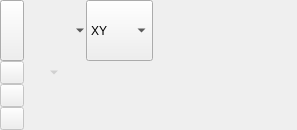
<?xml version="1.0" encoding="UTF-8"?>
<ui version="4.0">
 <class>qMRMLSliceAstroControllerWidget</class>
 <widget class="ctkPopupWidget" name="qMRMLSliceAstroControllerWidget">
  <property name="geometry">
   <rect>
    <x>0</x>
    <y>0</y>
    <width>297</width>
    <height>130</height>
   </rect>
  </property>
  <property name="windowTitle">
   <string>Slice Controller</string>
  </property>
  <layout class="QGridLayout" name="gridLayout">
   <property name="leftMargin">
    <number>0</number>
   </property>
   <property name="topMargin">
    <number>0</number>
   </property>
   <property name="rightMargin">
    <number>0</number>
   </property>
   <property name="bottomMargin">
    <number>0</number>
   </property>
   <property name="spacing">
    <number>0</number>
   </property>
   <item row="0" column="0" colspan="5">
    <layout class="QHBoxLayout" name="horizontalLayout">
     <property name="spacing">
      <number>2</number>
     </property>
     <item>
      <widget class="ctkExpandButton" name="MoreButton">
       <property name="sizePolicy">
        <sizepolicy hsizetype="Fixed" vsizetype="Minimum">
         <horstretch>0</horstretch>
         <verstretch>0</verstretch>
        </sizepolicy>
       </property>
       <property name="checked">
        <bool>false</bool>
       </property>
       <property name="mirrorOnExpand" stdset="0">
        <bool>true</bool>
       </property>
      </widget>
     </item>
     <item>
      <widget class="QFrame" name="SliceFrame">
       <layout class="QHBoxLayout" name="horizontalLayout_2">
        <property name="spacing">
         <number>0</number>
        </property>
        <property name="leftMargin">
         <number>0</number>
        </property>
        <property name="topMargin">
         <number>0</number>
        </property>
        <property name="rightMargin">
         <number>0</number>
        </property>
        <property name="bottomMargin">
         <number>0</number>
        </property>
        <item>
         <widget class="QToolButton" name="SliceLinkButton">
          <property name="toolTip">
           <string>Link/Unlink the slice controls (except scales) across all Slice Viewers.</string>
          </property>
          <property name="text">
           <string/>
          </property>
          <property name="icon">
           <iconset>
            <normaloff>:/Icons/LinkOff.png</normaloff>
            <normalon>:/Icons/LinkOn.png</normalon>:/Icons/LinkOff.png</iconset>
          </property>
          <property name="checkable">
           <bool>true</bool>
          </property>
          <property name="checked">
           <bool>false</bool>
          </property>
          <property name="autoRaise">
           <bool>true</bool>
          </property>
         </widget>
        </item>
        <item>
         <widget class="QToolButton" name="SliceVisibilityButton">
          <property name="toolTip">
           <string>Toggle slice visibility in the 3D view.</string>
          </property>
          <property name="checkable">
           <bool>true</bool>
          </property>
          <property name="checked">
           <bool>false</bool>
          </property>
          <property name="popupMode">
           <enum>QToolButton::MenuButtonPopup</enum>
          </property>
          <property name="autoRaise">
           <bool>true</bool>
          </property>
         </widget>
        </item>
        <item>
         <widget class="ctkComboBox" name="SliceOrientationSelector">
          <property name="sizePolicy">
           <sizepolicy hsizetype="Maximum" vsizetype="Ignored">
            <horstretch>0</horstretch>
            <verstretch>0</verstretch>
           </sizepolicy>
          </property>
          <property name="minimumSize">
           <size>
            <width>65</width>
            <height>0</height>
           </size>
          </property>
          <property name="toolTip">
           <string>Slice orientation (Axial, Sagittal, Coronal, Reformat).</string>
          </property>
          <property name="sizeAdjustPolicy">
           <enum>QComboBox::AdjustToContents</enum>
          </property>
          <item>
           <property name="text">
            <string>XY</string>
           </property>
          </item>
          <item>
           <property name="text">
            <string>XZ</string>
           </property>
          </item>
          <item>
           <property name="text">
            <string>YZ</string>
           </property>
          </item>
          <item>
           <property name="text">
            <string>Reformat</string>
           </property>
          </item>
         </widget>
        </item>
        <item>
         <widget class="QToolButton" name="LightBoxToolButton">
          <property name="toolTip">
           <string>Lightbox view.</string>
          </property>
          <property name="icon">
           <iconset>
            <normaloff>:/Icons/LayoutLightboxView.png</normaloff>:/Icons/LayoutLightboxView.png</iconset>
          </property>
          <property name="popupMode">
           <enum>QToolButton::InstantPopup</enum>
          </property>
          <property name="autoRaise">
           <bool>true</bool>
          </property>
         </widget>
        </item>
        <item>
         <widget class="QToolButton" name="ShowReformatWidgetToolButton">
          <property name="toolTip">
           <string>Show reformat widget in 3D view</string>
          </property>
          <property name="icon">
           <iconset>
            <normaloff>:/Icons/SliceWidgetOn.png</normaloff>
            <normalon>:/Icons/SliceWidgetOff.png</normalon>:/Icons/SliceWidgetOn.png</iconset>
          </property>
          <property name="checkable">
           <bool>true</bool>
          </property>
          <property name="autoRaise">
           <bool>true</bool>
          </property>
         </widget>
        </item>
        <item>
         <widget class="QToolButton" name="SliceCompositeButton">
          <property name="icon">
           <iconset>
            <normaloff>:/Icons/SlicesComposite.png</normaloff>:/Icons/SlicesComposite.png</iconset>
          </property>
          <property name="popupMode">
           <enum>QToolButton::InstantPopup</enum>
          </property>
          <property name="autoRaise">
           <bool>true</bool>
          </property>
         </widget>
        </item>
        <item>
         <widget class="QToolButton" name="SliceSpacingButton">
          <property name="toolTip">
           <string>Slice spacing may be set automatically or manually by the user or context</string>
          </property>
          <property name="text">
           <string/>
          </property>
          <property name="icon">
           <iconset>
            <normaloff>:/Icons/SlicerAutomaticSliceSpacing.png</normaloff>:/Icons/SlicerAutomaticSliceSpacing.png</iconset>
          </property>
          <property name="popupMode">
           <enum>QToolButton::InstantPopup</enum>
          </property>
          <property name="autoRaise">
           <bool>true</bool>
          </property>
         </widget>
        </item>
        <item>
         <widget class="QToolButton" name="SliceRotateToVolumePlaneButton">
          <property name="icon">
           <iconset>
            <normaloff>:/Icons/SlicerRotateToPixelSpace.png</normaloff>:/Icons/SlicerRotateToPixelSpace.png</iconset>
          </property>
          <property name="autoRaise">
           <bool>true</bool>
          </property>
         </widget>
        </item>
        <item>
         <widget class="QToolButton" name="SliceMoreOptionButton">
          <property name="toolTip">
           <string>Advanced options</string>
          </property>
          <property name="icon">
           <iconset>
            <normaloff>:/Icons/SliceMoreOptions.png</normaloff>:/Icons/SliceMoreOptions.png</iconset>
          </property>
          <property name="popupMode">
           <enum>QToolButton::InstantPopup</enum>
          </property>
          <property name="autoRaise">
           <bool>true</bool>
          </property>
         </widget>
        </item>
        <item>
         <widget class="ctkDynamicSpacer" name="DynamicSpacer" native="true">
          <property name="activeSizePolicy" stdset="0">
           <sizepolicy hsizetype="Minimum" vsizetype="Ignored">
            <horstretch>0</horstretch>
            <verstretch>0</verstretch>
           </sizepolicy>
          </property>
          <property name="inactiveSizePolicy" stdset="0">
           <sizepolicy hsizetype="Expanding" vsizetype="Ignored">
            <horstretch>0</horstretch>
            <verstretch>0</verstretch>
           </sizepolicy>
          </property>
          <property name="active" stdset="0">
           <bool>true</bool>
          </property>
         </widget>
        </item>
       </layout>
      </widget>
     </item>
    </layout>
   </item>
   <item row="1" column="0">
    <widget class="QToolButton" name="LabelMapOptionButton">
     <property name="enabled">
      <bool>false</bool>
     </property>
     <property name="toolTip">
      <string>Select options for the Label Layer (not yet implemented).</string>
     </property>
     <property name="text">
      <string/>
     </property>
     <property name="icon">
      <iconset>
       <normaloff>:/Icons/SliceViewerLB.png</normaloff>:/Icons/SliceViewerLB.png</iconset>
     </property>
    </widget>
   </item>
   <item row="1" column="1">
    <widget class="QToolButton" name="LabelMapVisibilityButton">
     <property name="enabled">
      <bool>false</bool>
     </property>
     <property name="popupMode">
      <enum>QToolButton::MenuButtonPopup</enum>
     </property>
     <property name="autoRaise">
      <bool>true</bool>
     </property>
    </widget>
   </item>
   <item row="1" column="2">
    <widget class="ctkSliderWidget" name="LabelMapOpacitySlider" native="true">
     <property name="enabled">
      <bool>false</bool>
     </property>
     <property name="sizePolicy">
      <sizepolicy hsizetype="Expanding" vsizetype="Preferred">
       <horstretch>0</horstretch>
       <verstretch>0</verstretch>
      </sizepolicy>
     </property>
     <property name="singleStep" stdset="0">
      <double>0.100000000000000</double>
     </property>
     <property name="pageStep" stdset="0">
      <double>1.000000000000000</double>
     </property>
     <property name="maximum" stdset="0">
      <double>1.000000000000000</double>
     </property>
    </widget>
   </item>
   <item row="1" column="3">
    <widget class="QToolButton" name="LabelMapOutlineButton">
     <property name="enabled">
      <bool>false</bool>
     </property>
     <property name="autoRaise">
      <bool>true</bool>
     </property>
    </widget>
   </item>
   <item row="1" column="4">
    <widget class="qMRMLNodeComboBox" name="LabelMapComboBox" native="true">
     <property name="sizePolicy">
      <sizepolicy hsizetype="Expanding" vsizetype="Minimum">
       <horstretch>1</horstretch>
       <verstretch>1</verstretch>
      </sizepolicy>
     </property>
     <property name="minimumSize">
      <size>
       <width>65</width>
       <height>0</height>
      </size>
     </property>
     <property name="toolTip">
      <string>Select the label map</string>
     </property>
     <property name="nodeTypes" stdset="0">
      <stringlist>
       <string>vtkMRMLLabelMapVolumeNode</string>
      </stringlist>
     </property>
     <property name="noneEnabled" stdset="0">
      <bool>true</bool>
     </property>
     <property name="addEnabled" stdset="0">
      <bool>false</bool>
     </property>
     <property name="removeEnabled" stdset="0">
      <bool>false</bool>
     </property>
     <property name="renameEnabled" stdset="0">
      <bool>true</bool>
     </property>
    </widget>
   </item>
   <item row="2" column="0">
    <widget class="QToolButton" name="ForegroundOptionButton">
     <property name="enabled">
      <bool>false</bool>
     </property>
     <property name="toolTip">
      <string>Select options for the Foreground Layer</string>
     </property>
     <property name="text">
      <string/>
     </property>
     <property name="icon">
      <iconset>
       <normaloff>:/Icons/SliceViewerFG.png</normaloff>:/Icons/SliceViewerFG.png</iconset>
     </property>
     <property name="popupMode">
      <enum>QToolButton::InstantPopup</enum>
     </property>
    </widget>
   </item>
   <item row="2" column="3">
    <widget class="QToolButton" name="ForegroundInterpolationButton">
     <property name="enabled">
      <bool>false</bool>
     </property>
     <property name="autoRaise">
      <bool>true</bool>
     </property>
    </widget>
   </item>
   <item row="2" column="4">
    <widget class="qMRMLNodeComboBox" name="ForegroundComboBox" native="true">
     <property name="sizePolicy">
      <sizepolicy hsizetype="Expanding" vsizetype="Minimum">
       <horstretch>1</horstretch>
       <verstretch>1</verstretch>
      </sizepolicy>
     </property>
     <property name="minimumSize">
      <size>
       <width>65</width>
       <height>0</height>
      </size>
     </property>
     <property name="toolTip">
      <string>Select the foreground</string>
     </property>
     <property name="nodeTypes" stdset="0">
      <stringlist>
       <string>vtkMRMLVolumeNode</string>
      </stringlist>
     </property>
     <property name="noneEnabled" stdset="0">
      <bool>true</bool>
     </property>
     <property name="addEnabled" stdset="0">
      <bool>false</bool>
     </property>
     <property name="removeEnabled" stdset="0">
      <bool>false</bool>
     </property>
     <property name="renameEnabled" stdset="0">
      <bool>true</bool>
     </property>
    </widget>
   </item>
   <item row="3" column="0">
    <widget class="QToolButton" name="BackgroundOptionButton">
     <property name="enabled">
      <bool>false</bool>
     </property>
     <property name="toolTip">
      <string>Select options for the Background Layer</string>
     </property>
     <property name="text">
      <string/>
     </property>
     <property name="icon">
      <iconset>
       <normaloff>:/Icons/SliceViewerBG.png</normaloff>:/Icons/SliceViewerBG.png</iconset>
     </property>
     <property name="popupMode">
      <enum>QToolButton::InstantPopup</enum>
     </property>
    </widget>
   </item>
   <item row="3" column="2">
    <widget class="ctkSliderWidget" name="BackgroundOpacitySlider" native="true">
     <property name="enabled">
      <bool>false</bool>
     </property>
     <property name="sizePolicy">
      <sizepolicy hsizetype="Expanding" vsizetype="Preferred">
       <horstretch>0</horstretch>
       <verstretch>0</verstretch>
      </sizepolicy>
     </property>
     <property name="singleStep" stdset="0">
      <double>0.100000000000000</double>
     </property>
     <property name="pageStep" stdset="0">
      <double>1.000000000000000</double>
     </property>
     <property name="maximum" stdset="0">
      <double>1.000000000000000</double>
     </property>
     <property name="value" stdset="0">
      <double>1.000000000000000</double>
     </property>
     <property name="popupSlider" stdset="0">
      <bool>true</bool>
     </property>
    </widget>
   </item>
   <item row="3" column="3">
    <widget class="QToolButton" name="BackgroundInterpolationButton">
     <property name="enabled">
      <bool>false</bool>
     </property>
     <property name="popupMode">
      <enum>QToolButton::DelayedPopup</enum>
     </property>
     <property name="autoRaise">
      <bool>true</bool>
     </property>
    </widget>
   </item>
   <item row="3" column="4">
    <widget class="qMRMLNodeComboBox" name="BackgroundComboBox" native="true">
     <property name="sizePolicy">
      <sizepolicy hsizetype="Expanding" vsizetype="Minimum">
       <horstretch>1</horstretch>
       <verstretch>1</verstretch>
      </sizepolicy>
     </property>
     <property name="minimumSize">
      <size>
       <width>65</width>
       <height>0</height>
      </size>
     </property>
     <property name="toolTip">
      <string>Select the background</string>
     </property>
     <property name="nodeTypes" stdset="0">
      <stringlist>
       <string>vtkMRMLVolumeNode</string>
      </stringlist>
     </property>
     <property name="noneEnabled" stdset="0">
      <bool>true</bool>
     </property>
     <property name="addEnabled" stdset="0">
      <bool>false</bool>
     </property>
     <property name="removeEnabled" stdset="0">
      <bool>false</bool>
     </property>
     <property name="renameEnabled" stdset="0">
      <bool>true</bool>
     </property>
    </widget>
   </item>
   <item row="2" column="1" rowspan="2">
    <widget class="ctkSliderWidget" name="ForegroundOpacitySlider" native="true">
     <property name="enabled">
      <bool>false</bool>
     </property>
     <property name="sizePolicy">
      <sizepolicy hsizetype="Expanding" vsizetype="Preferred">
       <horstretch>0</horstretch>
       <verstretch>0</verstretch>
      </sizepolicy>
     </property>
     <property name="singleStep" stdset="0">
      <double>0.100000000000000</double>
     </property>
     <property name="pageStep" stdset="0">
      <double>1.000000000000000</double>
     </property>
     <property name="maximum" stdset="0">
      <double>1.000000000000000</double>
     </property>
     <property name="value" stdset="0">
      <double>1.000000000000000</double>
     </property>
     <property name="popupSlider" stdset="0">
      <bool>false</bool>
     </property>
    </widget>
   </item>
  </layout>
  <action name="actionHotLinked">
   <property name="checkable">
    <bool>true</bool>
   </property>
   <property name="text">
    <string>Hot linked</string>
   </property>
   <property name="toolTip">
    <string>Set linking behavior to hot linked controls. When on, Slice interactions affect other slices immediately. When off, Slice interactions affect other slices after the interaction completes.</string>
   </property>
  </action>
  <action name="actionFit_to_window">
   <property name="icon">
    <iconset>
     <normaloff>:/Icons/SlicesFitToWindow.png</normaloff>:/Icons/SlicesFitToWindow.png</iconset>
   </property>
   <property name="text">
    <string>Fit to window</string>
   </property>
   <property name="toolTip">
    <string>Adjust the Slice Viewer's field of view to match the extent of lowest non-None volume layer (bg, then fg, then label).</string>
   </property>
  </action>
  <action name="actionRotate_to_volume_plane">
   <property name="icon">
    <iconset>
     <normaloff>:/Icons/SlicerRotateToPixelSpace.png</normaloff>:/Icons/SlicerRotateToPixelSpace.png</iconset>
   </property>
   <property name="text">
    <string>Rotate to volume plane</string>
   </property>
   <property name="toolTip">
    <string>Rotate to volume plane</string>
   </property>
  </action>
  <action name="actionLabelMapOutline">
   <property name="checkable">
    <bool>true</bool>
   </property>
   <property name="enabled">
    <bool>false</bool>
   </property>
   <property name="icon">
    <iconset>
     <normaloff>:/Icons/SlicesLabelNoOutline.png</normaloff>
     <normalon>:/Icons/SlicesLabelOutline.png</normalon>:/Icons/SlicesLabelNoOutline.png</iconset>
   </property>
   <property name="text">
    <string>Hide labelmap outlines</string>
   </property>
   <property name="toolTip">
    <string>Toggle between showing label map volume with regions outlined or filled.</string>
   </property>
  </action>
  <action name="actionShow_reformat_widget">
   <property name="checkable">
    <bool>true</bool>
   </property>
   <property name="icon">
    <iconset>
     <normaloff>:/Icons/SliceWidgetOff.png</normaloff>
     <normalon>:/Icons/SliceWidgetOn.png</normalon>:/Icons/SliceWidgetOff.png</iconset>
   </property>
   <property name="text">
    <string>Show reformat widget</string>
   </property>
  </action>
  <action name="actionCompositingAlpha_blend">
   <property name="checkable">
    <bool>true</bool>
   </property>
   <property name="text">
    <string>Alpha blend</string>
   </property>
  </action>
  <action name="actionCompositingReverse_alpha_blend">
   <property name="checkable">
    <bool>true</bool>
   </property>
   <property name="text">
    <string>Reverse alpha blend</string>
   </property>
  </action>
  <action name="actionCompositingAdd">
   <property name="checkable">
    <bool>true</bool>
   </property>
   <property name="text">
    <string>Add</string>
   </property>
  </action>
  <action name="actionCompositingSubtract">
   <property name="checkable">
    <bool>true</bool>
   </property>
   <property name="text">
    <string>Subtract</string>
   </property>
  </action>
  <action name="actionSliceSpacingModeAutomatic">
   <property name="checkable">
    <bool>true</bool>
   </property>
   <property name="icon">
    <iconset>
     <normaloff>:/Icons/SlicerManualSliceSpacing.png</normaloff>
     <normalon>:/Icons/SlicerAutomaticSliceSpacing.png</normalon>:/Icons/SlicerManualSliceSpacing.png</iconset>
   </property>
   <property name="text">
    <string>Automatic</string>
   </property>
  </action>
  <action name="actionSliceModelModeVolumes">
   <property name="checkable">
    <bool>true</bool>
   </property>
   <property name="text">
    <string>FOV, Spacing match Volumes</string>
   </property>
  </action>
  <action name="actionSliceModelMode2D">
   <property name="checkable">
    <bool>true</bool>
   </property>
   <property name="text">
    <string>FOV, Spacing match 2D</string>
   </property>
  </action>
  <action name="actionSliceModelMode2D_Volumes">
   <property name="checkable">
    <bool>true</bool>
   </property>
   <property name="text">
    <string>FOV matches 2D, Spacing matches Volumes</string>
   </property>
  </action>
  <action name="actionSliceModelModeVolumes_2D">
   <property name="checkable">
    <bool>true</bool>
   </property>
   <property name="text">
    <string>FOV matches Volumes, Spacing matches 2D View</string>
   </property>
  </action>
  <action name="actionLightbox1x1_view">
   <property name="checkable">
    <bool>true</bool>
   </property>
   <property name="text">
    <string>1x1 view</string>
   </property>
  </action>
  <action name="actionLightbox1x2_view">
   <property name="checkable">
    <bool>true</bool>
   </property>
   <property name="text">
    <string>1x2 view</string>
   </property>
  </action>
  <action name="actionLightbox1x3_view">
   <property name="checkable">
    <bool>true</bool>
   </property>
   <property name="text">
    <string>1x3 view</string>
   </property>
  </action>
  <action name="actionLightbox1x4_view">
   <property name="checkable">
    <bool>true</bool>
   </property>
   <property name="text">
    <string>1x4 view</string>
   </property>
  </action>
  <action name="actionLightbox1x6_view">
   <property name="checkable">
    <bool>true</bool>
   </property>
   <property name="text">
    <string>1x6 view</string>
   </property>
  </action>
  <action name="actionLightbox1x8_view">
   <property name="checkable">
    <bool>true</bool>
   </property>
   <property name="text">
    <string>1x8 view</string>
   </property>
  </action>
  <action name="actionLightbox2x2_view">
   <property name="checkable">
    <bool>true</bool>
   </property>
   <property name="text">
    <string>2x2 view</string>
   </property>
  </action>
  <action name="actionLightbox3x3_view">
   <property name="checkable">
    <bool>true</bool>
   </property>
   <property name="text">
    <string>3x3 view</string>
   </property>
  </action>
  <action name="actionLightbox6x6_view">
   <property name="checkable">
    <bool>true</bool>
   </property>
   <property name="text">
    <string>6x6 view</string>
   </property>
  </action>
  <action name="actionAdjustDisplayForeground_volume">
   <property name="checkable">
    <bool>true</bool>
   </property>
   <property name="text">
    <string>Foreground volume</string>
   </property>
  </action>
  <action name="actionAdjustDisplayBackground_volume">
   <property name="checkable">
    <bool>true</bool>
   </property>
   <property name="text">
    <string>Background volume</string>
   </property>
  </action>
  <action name="actionAdjustDisplayLabel_map_volume">
   <property name="checkable">
    <bool>true</bool>
   </property>
   <property name="text">
    <string>Label map volume</string>
   </property>
  </action>
  <action name="actionForegroundInterpolation">
   <property name="checkable">
    <bool>true</bool>
   </property>
   <property name="enabled">
    <bool>false</bool>
   </property>
   <property name="icon">
    <iconset>
     <normaloff>:/Icons/SliceInterpolationOff.png</normaloff>
     <normalon>:/Icons/SliceInterpolationOn.png</normalon>:/Icons/SliceInterpolationOff.png</iconset>
   </property>
   <property name="text">
    <string>Interpolate foreground</string>
   </property>
  </action>
  <action name="actionBackgroundInterpolation">
   <property name="checkable">
    <bool>true</bool>
   </property>
   <property name="enabled">
    <bool>false</bool>
   </property>
   <property name="icon">
    <iconset>
     <normaloff>:/Icons/SliceInterpolationOff.png</normaloff>
     <normalon>:/Icons/SliceInterpolationOn.png</normalon>:/Icons/SliceInterpolationOff.png</iconset>
   </property>
   <property name="text">
    <string>Interpolate background</string>
   </property>
  </action>
  <action name="actionLabelMapVisibility">
   <property name="checkable">
    <bool>true</bool>
   </property>
   <property name="enabled">
    <bool>false</bool>
   </property>
   <property name="icon">
    <iconset>
     <normaloff>:/Icons/VisibleOn.png</normaloff>
     <normalon>:/Icons/VisibleOff.png</normalon>:/Icons/VisibleOn.png</iconset>
   </property>
   <property name="text">
    <string>Show LabelMap</string>
   </property>
   <property name="toolTip">
    <string>Toggle labelmap visibility</string>
   </property>
  </action>
  <action name="actionForegroundVisibility">
   <property name="checkable">
    <bool>true</bool>
   </property>
   <property name="enabled">
    <bool>false</bool>
   </property>
   <property name="icon">
    <iconset>
     <normaloff>:/Icons/VisibleOn.png</normaloff>
     <normalon>:/Icons/VisibleOff.png</normalon>:/Icons/VisibleOn.png</iconset>
   </property>
   <property name="text">
    <string>Show Foreground</string>
   </property>
   <property name="toolTip">
    <string>Toggle foreground visibility</string>
   </property>
  </action>
  <action name="actionBackgroundVisibility">
   <property name="checkable">
    <bool>true</bool>
   </property>
   <property name="enabled">
    <bool>false</bool>
   </property>
   <property name="icon">
    <iconset>
     <normaloff>:/Icons/VisibleOn.png</normaloff>
     <normalon>:/Icons/VisibleOff.png</normalon>:/Icons/VisibleOn.png</iconset>
   </property>
   <property name="text">
    <string>Show Background</string>
   </property>
   <property name="toolTip">
    <string>Toggle background visibility</string>
   </property>
  </action>
  <action name="actionShow_in_3D">
   <property name="checkable">
    <bool>true</bool>
   </property>
   <property name="icon">
    <iconset>
     <normaloff>:/Icons/VisibleOff.png</normaloff>
     <normalon>:/Icons/VisibleOn.png</normalon>:/Icons/VisibleOff.png</iconset>
   </property>
   <property name="text">
    <string>Show in 3D</string>
   </property>
   <property name="toolTip">
    <string>Toggle slice visibility in 3D view</string>
   </property>
  </action>
  <action name="actionLockNormalToCamera">
   <property name="checkable">
    <bool>true</bool>
   </property>
   <property name="text">
    <string>Lock Normal To Camera</string>
   </property>
   <property name="toolTip">
    <string>Lock reformat widget's normal to the camera one. </string>
   </property>
  </action>
 </widget>
 <customwidgets>
  <customwidget>
   <class>qMRMLNodeComboBox</class>
   <extends>QWidget</extends>
   <header>qMRMLNodeComboBox.h</header>
  </customwidget>
  <customwidget>
   <class>ctkComboBox</class>
   <extends>QComboBox</extends>
   <header>ctkComboBox.h</header>
  </customwidget>
  <customwidget>
   <class>ctkDynamicSpacer</class>
   <extends>QWidget</extends>
   <header>ctkDynamicSpacer.h</header>
  </customwidget>
  <customwidget>
   <class>ctkExpandButton</class>
   <extends>QToolButton</extends>
   <header>ctkExpandButton.h</header>
  </customwidget>
  <customwidget>
   <class>ctkPopupWidget</class>
   <extends>QFrame</extends>
   <header>ctkPopupWidget.h</header>
   <container>1</container>
  </customwidget>
  <customwidget>
   <class>ctkSliderWidget</class>
   <extends>QWidget</extends>
   <header>ctkSliderWidget.h</header>
  </customwidget>
 </customwidgets>
 <resources/>
 <connections>
  <connection>
   <sender>LabelMapComboBox</sender>
   <signal>currentNodeChanged(bool)</signal>
   <receiver>LabelMapOptionButton</receiver>
   <slot>setEnabled(bool)</slot>
   <hints>
    <hint type="sourcelabel">
     <x>268</x>
     <y>46</y>
    </hint>
    <hint type="destinationlabel">
     <x>22</x>
     <y>45</y>
    </hint>
   </hints>
  </connection>
  <connection>
   <sender>ForegroundComboBox</sender>
   <signal>currentNodeChanged(bool)</signal>
   <receiver>ForegroundOptionButton</receiver>
   <slot>setEnabled(bool)</slot>
   <hints>
    <hint type="sourcelabel">
     <x>268</x>
     <y>68</y>
    </hint>
    <hint type="destinationlabel">
     <x>22</x>
     <y>68</y>
    </hint>
   </hints>
  </connection>
  <connection>
   <sender>BackgroundComboBox</sender>
   <signal>currentNodeChanged(bool)</signal>
   <receiver>BackgroundOptionButton</receiver>
   <slot>setEnabled(bool)</slot>
   <hints>
    <hint type="sourcelabel">
     <x>268</x>
     <y>91</y>
    </hint>
    <hint type="destinationlabel">
     <x>22</x>
     <y>90</y>
    </hint>
   </hints>
  </connection>
  <connection>
   <sender>MoreButton</sender>
   <signal>toggled(bool)</signal>
   <receiver>BackgroundComboBox</receiver>
   <slot>hide()</slot>
   <hints>
    <hint type="sourcelabel">
     <x>7</x>
     <y>7</y>
    </hint>
    <hint type="destinationlabel">
     <x>284</x>
     <y>111</y>
    </hint>
   </hints>
  </connection>
  <connection>
   <sender>MoreButton</sender>
   <signal>toggled(bool)</signal>
   <receiver>LightBoxToolButton</receiver>
   <slot>setVisible(bool)</slot>
   <hints>
    <hint type="sourcelabel">
     <x>7</x>
     <y>20</y>
    </hint>
    <hint type="destinationlabel">
     <x>140</x>
     <y>14</y>
    </hint>
   </hints>
  </connection>
  <connection>
   <sender>MoreButton</sender>
   <signal>toggled(bool)</signal>
   <receiver>ShowReformatWidgetToolButton</receiver>
   <slot>setVisible(bool)</slot>
   <hints>
    <hint type="sourcelabel">
     <x>12</x>
     <y>29</y>
    </hint>
    <hint type="destinationlabel">
     <x>168</x>
     <y>23</y>
    </hint>
   </hints>
  </connection>
  <connection>
   <sender>MoreButton</sender>
   <signal>toggled(bool)</signal>
   <receiver>SliceCompositeButton</receiver>
   <slot>setVisible(bool)</slot>
   <hints>
    <hint type="sourcelabel">
     <x>9</x>
     <y>24</y>
    </hint>
    <hint type="destinationlabel">
     <x>192</x>
     <y>25</y>
    </hint>
   </hints>
  </connection>
  <connection>
   <sender>MoreButton</sender>
   <signal>toggled(bool)</signal>
   <receiver>SliceSpacingButton</receiver>
   <slot>setVisible(bool)</slot>
   <hints>
    <hint type="sourcelabel">
     <x>9</x>
     <y>4</y>
    </hint>
    <hint type="destinationlabel">
     <x>216</x>
     <y>19</y>
    </hint>
   </hints>
  </connection>
  <connection>
   <sender>MoreButton</sender>
   <signal>toggled(bool)</signal>
   <receiver>SliceRotateToVolumePlaneButton</receiver>
   <slot>setVisible(bool)</slot>
   <hints>
    <hint type="sourcelabel">
     <x>8</x>
     <y>8</y>
    </hint>
    <hint type="destinationlabel">
     <x>241</x>
     <y>7</y>
    </hint>
   </hints>
  </connection>
  <connection>
   <sender>MoreButton</sender>
   <signal>toggled(bool)</signal>
   <receiver>LabelMapOptionButton</receiver>
   <slot>setVisible(bool)</slot>
   <hints>
    <hint type="sourcelabel">
     <x>7</x>
     <y>18</y>
    </hint>
    <hint type="destinationlabel">
     <x>13</x>
     <y>46</y>
    </hint>
   </hints>
  </connection>
  <connection>
   <sender>MoreButton</sender>
   <signal>toggled(bool)</signal>
   <receiver>ForegroundOptionButton</receiver>
   <slot>setVisible(bool)</slot>
   <hints>
    <hint type="sourcelabel">
     <x>6</x>
     <y>24</y>
    </hint>
    <hint type="destinationlabel">
     <x>11</x>
     <y>69</y>
    </hint>
   </hints>
  </connection>
  <connection>
   <sender>MoreButton</sender>
   <signal>toggled(bool)</signal>
   <receiver>BackgroundOptionButton</receiver>
   <slot>setVisible(bool)</slot>
   <hints>
    <hint type="sourcelabel">
     <x>5</x>
     <y>20</y>
    </hint>
    <hint type="destinationlabel">
     <x>15</x>
     <y>96</y>
    </hint>
   </hints>
  </connection>
  <connection>
   <sender>MoreButton</sender>
   <signal>toggled(bool)</signal>
   <receiver>LabelMapVisibilityButton</receiver>
   <slot>setVisible(bool)</slot>
   <hints>
    <hint type="sourcelabel">
     <x>8</x>
     <y>23</y>
    </hint>
    <hint type="destinationlabel">
     <x>34</x>
     <y>50</y>
    </hint>
   </hints>
  </connection>
  <connection>
   <sender>MoreButton</sender>
   <signal>toggled(bool)</signal>
   <receiver>LabelMapOpacitySlider</receiver>
   <slot>setVisible(bool)</slot>
   <hints>
    <hint type="sourcelabel">
     <x>8</x>
     <y>20</y>
    </hint>
    <hint type="destinationlabel">
     <x>67</x>
     <y>51</y>
    </hint>
   </hints>
  </connection>
  <connection>
   <sender>MoreButton</sender>
   <signal>toggled(bool)</signal>
   <receiver>ForegroundOpacitySlider</receiver>
   <slot>setVisible(bool)</slot>
   <hints>
    <hint type="sourcelabel">
     <x>6</x>
     <y>12</y>
    </hint>
    <hint type="destinationlabel">
     <x>68</x>
     <y>65</y>
    </hint>
   </hints>
  </connection>
  <connection>
   <sender>MoreButton</sender>
   <signal>toggled(bool)</signal>
   <receiver>BackgroundOpacitySlider</receiver>
   <slot>setVisible(bool)</slot>
   <hints>
    <hint type="sourcelabel">
     <x>8</x>
     <y>27</y>
    </hint>
    <hint type="destinationlabel">
     <x>74</x>
     <y>93</y>
    </hint>
   </hints>
  </connection>
  <connection>
   <sender>MoreButton</sender>
   <signal>toggled(bool)</signal>
   <receiver>LabelMapOutlineButton</receiver>
   <slot>setVisible(bool)</slot>
   <hints>
    <hint type="sourcelabel">
     <x>10</x>
     <y>11</y>
    </hint>
    <hint type="destinationlabel">
     <x>116</x>
     <y>40</y>
    </hint>
   </hints>
  </connection>
  <connection>
   <sender>MoreButton</sender>
   <signal>toggled(bool)</signal>
   <receiver>ForegroundInterpolationButton</receiver>
   <slot>setVisible(bool)</slot>
   <hints>
    <hint type="sourcelabel">
     <x>9</x>
     <y>22</y>
    </hint>
    <hint type="destinationlabel">
     <x>119</x>
     <y>66</y>
    </hint>
   </hints>
  </connection>
  <connection>
   <sender>MoreButton</sender>
   <signal>toggled(bool)</signal>
   <receiver>BackgroundInterpolationButton</receiver>
   <slot>setVisible(bool)</slot>
   <hints>
    <hint type="sourcelabel">
     <x>11</x>
     <y>7</y>
    </hint>
    <hint type="destinationlabel">
     <x>125</x>
     <y>90</y>
    </hint>
   </hints>
  </connection>
  <connection>
   <sender>MoreButton</sender>
   <signal>toggled(bool)</signal>
   <receiver>LabelMapComboBox</receiver>
   <slot>setVisible(bool)</slot>
   <hints>
    <hint type="sourcelabel">
     <x>8</x>
     <y>21</y>
    </hint>
    <hint type="destinationlabel">
     <x>155</x>
     <y>38</y>
    </hint>
   </hints>
  </connection>
  <connection>
   <sender>MoreButton</sender>
   <signal>toggled(bool)</signal>
   <receiver>ForegroundComboBox</receiver>
   <slot>setVisible(bool)</slot>
   <hints>
    <hint type="sourcelabel">
     <x>7</x>
     <y>7</y>
    </hint>
    <hint type="destinationlabel">
     <x>170</x>
     <y>64</y>
    </hint>
   </hints>
  </connection>
  <connection>
   <sender>MoreButton</sender>
   <signal>toggled(bool)</signal>
   <receiver>DynamicSpacer</receiver>
   <slot>setActive(bool)</slot>
   <hints>
    <hint type="sourcelabel">
     <x>7</x>
     <y>11</y>
    </hint>
    <hint type="destinationlabel">
     <x>274</x>
     <y>21</y>
    </hint>
   </hints>
  </connection>
 </connections>
</ui>
